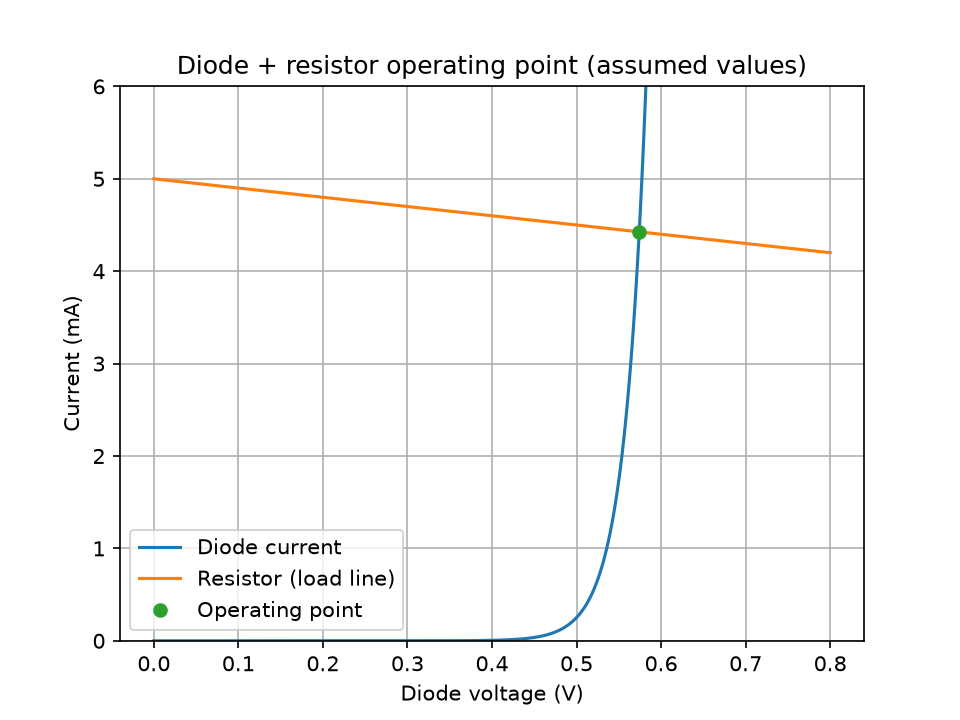

Here is the Python script that generated this plot:
from pathlib import Path

import numpy as np
from scipy.optimize import root_scalar
import matplotlib.pyplot as plt

# Real-world case: a silicon diode in series with a resistor on a 5 V supply
# (for example a protection/indicator diode on a microcontroller board).
# All numbers are ASSUMED values for an ideal-diode model, not measurements.
Vs = 5.0          # supply voltage (V)
R = 1000.0        # series resistor (ohms)
Is = 1e-12        # diode saturation current (A), assumed
n = 1.0           # diode ideality factor, assumed
Vt = 0.02585      # thermal voltage at about 300 K (V)

# Diode voltage Vd must satisfy two rules at the same time:
#   resistor:  I = (Vs - Vd) / R
#   diode:     Vd = n*Vt*ln(I/Is + 1)
# Putting the resistor current into the diode rule gives  Vd = g(Vd).
def g(Vd):
    return n * Vt * np.log((Vs - Vd) / (R * Is) + 1)

def f(Vd):
    return Vd - g(Vd)

# Bisection on f(Vd) = Vd - g(Vd), bracket [0, 5] V
bis = root_scalar(f, bracket=[0.0, 5.0], method="bisect", xtol=1e-12)

# Fixed-point iteration Vd_new = g(Vd)
Vd = 0.7
history = [Vd]
for _ in range(100):
    Vd_new = g(Vd)
    history.append(Vd_new)
    if abs(Vd_new - Vd) < 1e-12:
        break
    Vd = Vd_new

Vd_bis = bis.root
Vd_fp = history[-1]
I_mA = (Vs - Vd_bis) / R * 1000

print(f"Bisection diode voltage: {Vd_bis:.6f} V")
print(f"Fixed-point diode voltage: {Vd_fp:.6f} V")
print(f"Bisection iterations: {bis.iterations}")
print(f"Fixed-point iterations: {len(history) - 1}")
print(f"Operating current: {I_mA:.4f} mA")

# Graph: diode curve and resistor load line; they cross at the operating point
v = np.linspace(0, 0.8, 400)
diode_mA = Is * (np.exp(v / (n * Vt)) - 1) * 1000
load_mA = (Vs - v) / R * 1000
plt.plot(v, diode_mA, label="Diode current")
plt.plot(v, load_mA, label="Resistor (load line)")
plt.plot(Vd_bis, I_mA, "o", label="Operating point")
plt.ylim(0, 6)
plt.xlabel("Diode voltage (V)")
plt.ylabel("Current (mA)")
plt.title("Diode + resistor operating point (assumed values)")
plt.legend()
plt.grid(True)
plt.savefig(Path(__file__).with_name("Task_10_real_world_case.png"), dpi=150)
plt.show()
